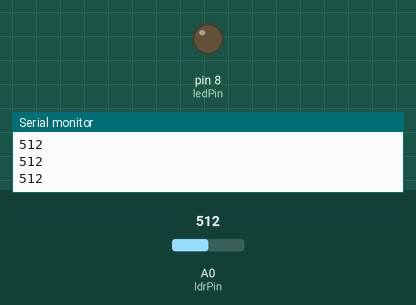
This sketch was run on a simulated Arduino Uno, built with avr-gcc and run on an emulated ATmega328P. On the bench: output pins drawn as LEDs (lit = HIGH), the last lines printed to the serial monitor. The test bench sets the inputs (shaded band); at power-on: A0 (ldrPin) = 512.

Above: at 1.3 s.
1.4 s: A0 (ldrPin) set to 484
At 2.5 s:
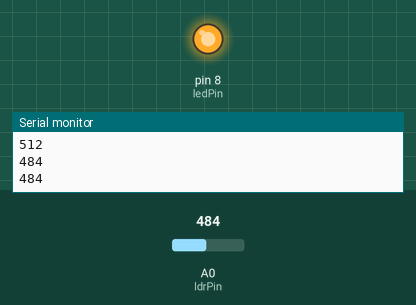
3.0 s: A0 (ldrPin) set to 510
At 3.7 s:
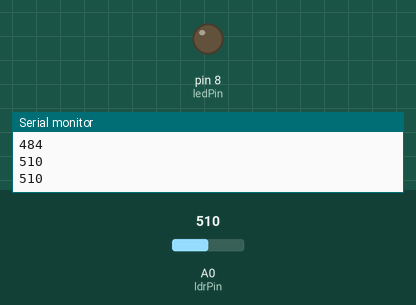
4.5 s: A0 (ldrPin) set to 490
At 4.8 s:
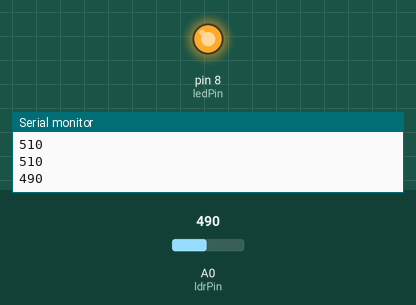
Timing chart, 0 to 7.5 s (numbered marks = the images above; inputs shaded):
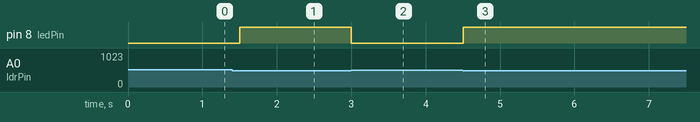

The sketch:

street_light.ino
```cpp
const int ldrPin = A0;
const int ledPin = 8;

int ldrValue = 0;
int threshold = 500;

void setup() {
  pinMode(ledPin, OUTPUT);
  Serial.begin(9600);
}

void loop() {
  ldrValue = analogRead(ldrPin);

  Serial.println(ldrValue);

  if (ldrValue < threshold) {
    digitalWrite(ledPin, HIGH);
  }
  else {
    digitalWrite(ledPin, LOW);
  }

  delay(500);
}
```

Measured:
- the behaviour switches between 500 and 499 on A0 (ldrPin) (found by bisection; images 0 and 1)
- after the input at 1.4 s, pin 8 (ledPin): LOW → HIGH after 0.10 s
- after the input at 3.0 s, pin 8 (ledPin): HIGH → LOW at once
- after the input at 4.5 s, pin 8 (ledPin): LOW → HIGH at once
